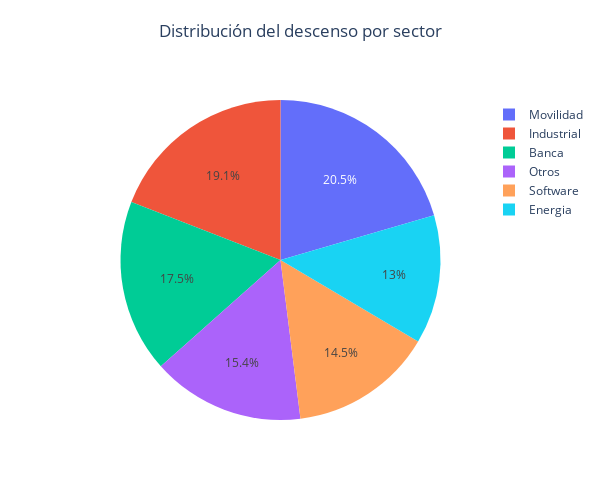

Here is the notebook cell this chart was saved with:
### Code cell
# Crear el gráfico circular con Plotly
fig = go.Figure(data=[go.Pie(labels=df_descenso_categoria.index, values=df_descenso_categoria['descenso_porcentual'])])

fig.update_layout(
    title={
        'text': "Distribución del descenso por sector",
        'y':0.95,
        'x':0.5,
        'xanchor': 'center',
        'yanchor': 'top'},
    width=600,
    height=500,
)
# Mostrar el gráfico
fig.show()

### Figure 1 — Plotly figure (JSON) as saved in the notebook; plotly's stock layout.template omitted (floating-point values rounded to 4 significant figures)
{"data": [{"labels": ["Banca", "Energia", "Industrial", "Movilidad", "Otros", "Software"], "type": "pie", "values": [17.45, 13.04, 19.11, 20.48, 15.44, 14.49]}], "layout": {"height": 500, "title": {"text": "Distribución del descenso por sector", "x": 0.5, "xanchor": "center", "y": 0.95, "yanchor": "top"}, "width": 600}}
